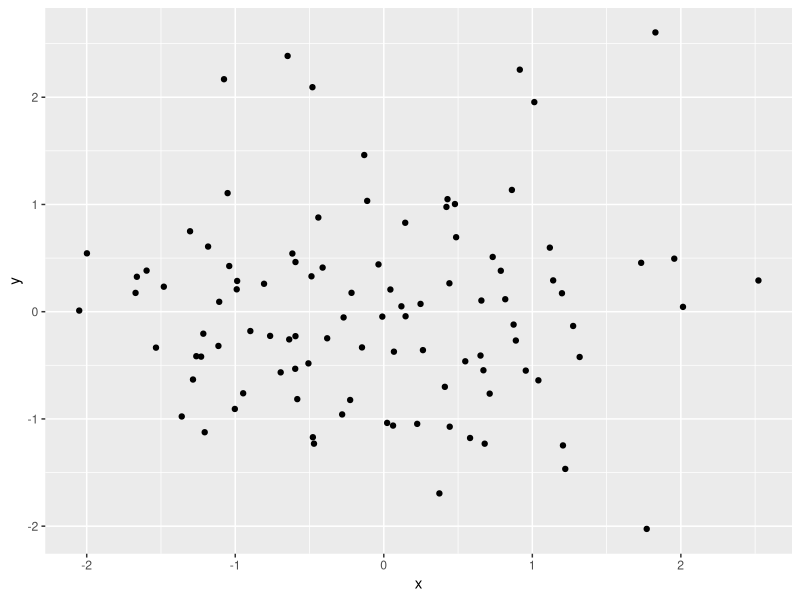

R code for this plot:
## ---- chunk 1
library(tidyverse)
## ---- chunk 2
x <- rnorm(100)
y <- rnorm(100)
qplot(x,y)
## ---- chunk 3
MASS::Cars93 %>%
  group_by(Manufacturer)%>%
  summarize(med.mpg.city = median(MPG.city),
            med.mpg.highway = median(MPG.highway)) %>%
  arrange(desc(med.mpg.city)) %>%
  knitr::kable()
